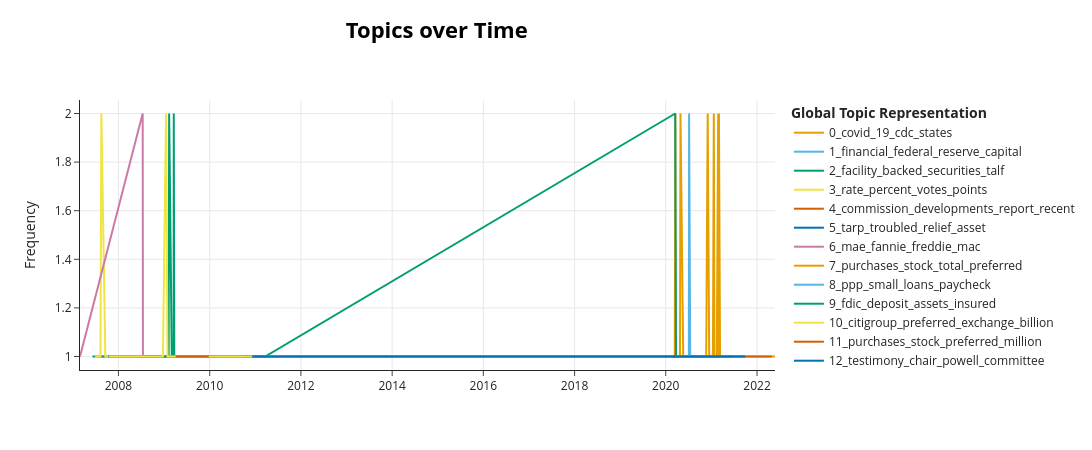

The cell this chart's notebook holds for it:
### Markdown cell above
Visualize Topics over Time

### Code cell
topics_over_time = topic_model.topics_over_time(docs, timestamps)
topic_model.visualize_topics_over_time(topics_over_time)
